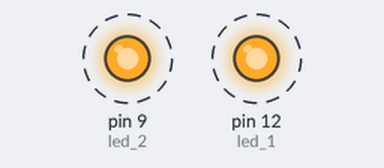
Recording of a sketch running on a simulated Arduino Uno, built with avr-gcc and run on an emulated ATmega328P. On the bench: output pins drawn as LEDs (lit = HIGH). Dashed ring = blinking.

Above: at 0.2 s.
Timing chart, 0 to 4.6 s (numbered marks = the images above):
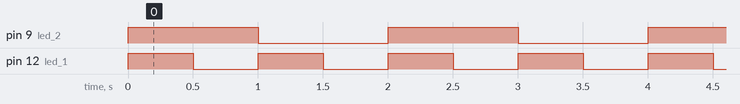

The sketch:

codigo02.ino
```cpp
int led_1 = 12;
int led_2 = 9;
boolean ledState = LOW;


void setup(){
  pinMode(led_1,OUTPUT);
  pinMode(led_2,OUTPUT);
}

void loop(){
  ledState = !ledState;
  digitalWrite(led_1, HIGH);
  digitalWrite(led_2, ledState);
  delay(500);
  digitalWrite(led_1, LOW);
  delay(500);
}
```

Measured:
- by itself, pin 9 (led_2): alternates HIGH for 1.0 s and LOW for 1.0 s
- by itself, pin 12 (led_1): alternates HIGH for 0.50 s and LOW for 0.50 s
- by itself, everything shown: repeats every 2.0 s, in 4 steps
